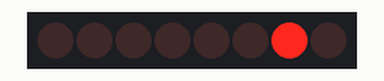
Recording of a sketch running on a simulated Arduino Uno, built with avr-gcc and run on an emulated ATmega328P. Parts: 8 shift-register outputs drawn as a row of LEDs (first output left, lit = HIGH). Wiring (inferred from the names in the program): shift register (74HC595): data pin 13; shift clock pin 8; latch pin 12. Wiring (inferred from the signals the program sends): row of LEDs: on Q0, Q1, Q2, Q3, Q4, Q5, Q6, Q7.

Above: at 0.03 s.
At 0.38 s:
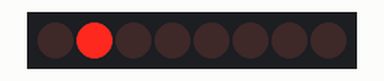
At 0.73 s:
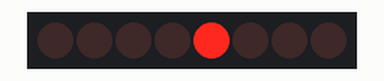
At 1.43 s:
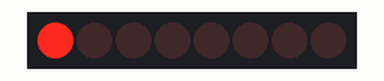
At 2.2 s:
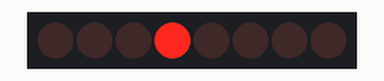
At 2.91 s:
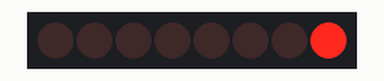
Timing chart, 0 to 3.2 s (numbered marks = the images above):
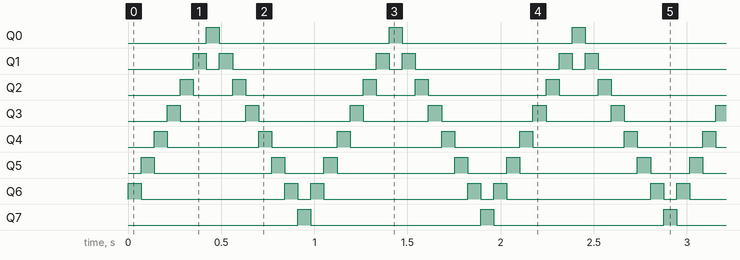

Measured:
- by itself, Q0, Q7: alternates HIGH for 0.07 s and LOW for 0.91 s
- by itself, Q1: repeats every 0.98 s: LOW 0.07 s, HIGH 0.07 s, LOW 0.77 s, HIGH 0.07 s
- by itself, Q2: repeats every 0.98 s: LOW 0.21 s, HIGH 0.07 s, LOW 0.63 s, HIGH 0.07 s
- by itself, Q3: repeats every 0.98 s: LOW 0.35 s, HIGH 0.07 s, LOW 0.49 s, HIGH 0.07 s
- by itself, Q4: repeats every 0.98 s: LOW 0.49 s, HIGH 0.07 s, LOW 0.35 s, HIGH 0.07 s
- by itself, Q5: repeats every 0.98 s: LOW 0.63 s, HIGH 0.07 s, LOW 0.21 s, HIGH 0.07 s
- by itself, Q6: repeats every 0.98 s: LOW 0.77 s, HIGH 0.07 s, LOW 0.07 s, HIGH 0.07 s

The sketch:

K2000.pde
```cpp
/*
Shift Register Wiring Schematic
 Q1 -|    |- VCC
 Q2 -|    |- Q0
 Q3 -|    |- DS
 Q4 -|    |- OE
 Q5 -|    |- ST_CP
 Q6 -|    |- SH_CP
 Q7 -|    |- MR
VSS -|    |- Q'

Key:
Q0 - Q7: Parallel Out Pins
Q': Cascade Pin
DS: Serial Data In Pin
OE: Output Enable (Active Low)
ST_CP: Latch Pin
SH_CP: Clock Pin
MR: Master Reset  (Active Low)
*/

// ST_CP of 74HC595
#define LATCH_PIN 12
// SH_CP of 74HC595
#define CLOCK_PIN 8
// DS of 74HC595
#define DATA_PIN 13


// Hex Character from 0 - F
byte hexArray[16] =
{
  B10000000,
  B11111001,  // 1 = { 2, 3 }
  B10100100,  // 2 = { 1, 2, 4, 5, 7}
  B10110000,  // 3 = { 1, 2, 3, 4, 7}
  B10011001,  // 4 = { 2, 3, 6, 7}
  B10010010,  // 5 = { 1, 3, 4, 6, 7}
  B10000010,  // 6 = { 1, 3, 4, 5, 6, 7}
  B11111000,  // 7 = { 1, 2, 3}
  B10000000,  // 8 = { 1, 2, 3, 4, 5, 6, 7}
  B10010000,  // 9 = { 1, 2, 3, 4, 6, 7}
  B10001000,  // A = { 1, 2, 3, 5, 6, 7}
  B10000000,  // B = { 1, 2, 3, 4, 5, 6, 7}
  B11000110,  // C = { 1, 4, 5, 6}
  B11000000,  // D = { 1, 2, 3, 4, 5, 6}
  B10000110,  // E = { 1, 4, 5, 6, 7}
  B10001110,  // F = { 1, 5, 6, 7}
};


void setup() {
  Serial.begin(9600);
  pinMode(LATCH_PIN, OUTPUT);
  pinMode(CLOCK_PIN, OUTPUT);
  pinMode(DATA_PIN, OUTPUT);
}

void sendToShiftRegister(int pot) {
  digitalWrite(LATCH_PIN, LOW);
  //shiftOut(DATA_PIN, CLOCK_PIN, LSBFIRST, hexArray[pot]);
  shiftOut(DATA_PIN, CLOCK_PIN, LSBFIRST, B00000001);
  digitalWrite(LATCH_PIN, HIGH);
}

void shiftRegister(byte val) {
  digitalWrite(LATCH_PIN, LOW);
  shiftOut(DATA_PIN, CLOCK_PIN, LSBFIRST, val);
  digitalWrite(LATCH_PIN, HIGH);
}

int cpt = 1;
boolean down = true;
void loop()
{
  if (cpt%128 == 0)
    down = false;
  if (cpt == 1)
    down = true;

  if (down) {
    cpt = (cpt<<1);
  } else {
    cpt = (cpt>>1);
  }

  shiftRegister(cpt);
  delay(70);
}
```
